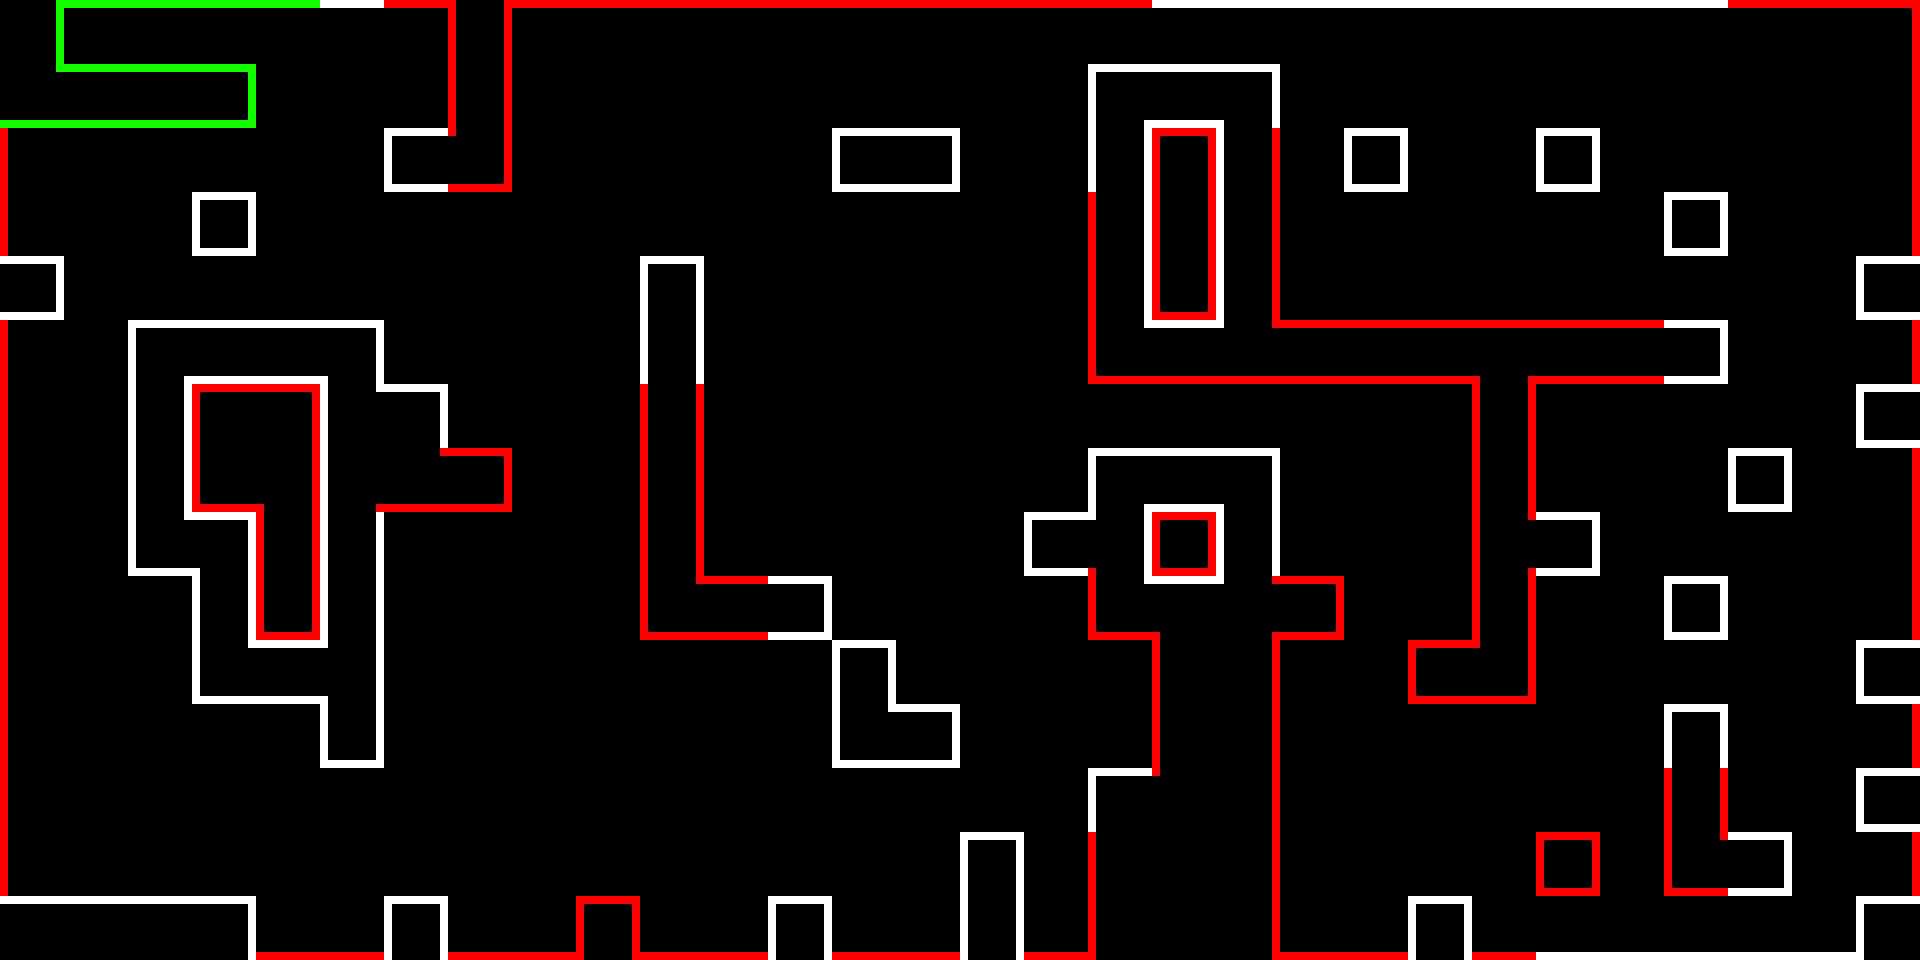

Tiled map render using the project's own tile images. Description and the whole map definition, tile-layer contents included, below:
An orthogonal 30x15 tile map with 64x64 px tiles, 3 tile layers (Base (Ground), Base (Death), Base (Victory)), 3 tilesets and 57 objects.

<map version="1.10" tiledversion="1.10.2" orientation="orthogonal" renderorder="right-down" width="30" height="15" tilewidth="64" tileheight="64" infinite="0" nextlayerid="8" nextobjectid="102">
 <editorsettings>
  <export target="Map1.lua" format="lua" />
 </editorsettings>
 <tileset firstgid="1" name="Platformer Set" tilewidth="64" tileheight="64" tilecount="49" columns="7">
  <image source="Platformer Set.png" width="448" height="448" />
 </tileset>
 <tileset firstgid="50" name="Platformer Set Red" tilewidth="64" tileheight="64" tilecount="49" columns="7">
  <image source="Platformer Set Red.png" width="448" height="448" />
 </tileset>
 <tileset firstgid="99" name="Platformer Set Green" tilewidth="64" tileheight="64" tilecount="49" columns="7">
  <image source="Platformer Set Green.png" width="448" height="448" />
 </tileset>
 <layer id="1" name="Base (Ground)" width="30" height="15">
  <data encoding="csv">
21,17,17,17,17,17,17,41,17,17,17,17,17,17,17,17,17,17,17,17,17,17,17,17,17,17,17,17,17,35,
27,42,42,46,1,1,1,41,1,1,1,1,1,1,1,1,1,34,42,36,1,1,1,1,1,1,1,1,1,21,
29,1,1,1,1,1,44,38,1,1,1,1,1,44,46,1,1,41,1,41,1,47,1,1,47,1,1,1,1,21,
29,1,1,47,1,1,1,1,1,1,1,1,1,1,1,1,1,41,1,41,1,1,1,1,1,1,47,1,1,21,
46,1,1,1,1,1,1,1,1,1,45,1,1,1,1,1,1,41,1,41,1,1,1,1,1,1,1,1,1,44,
29,1,34,42,42,36,1,1,1,1,41,1,1,1,1,1,1,40,42,28,42,42,42,20,42,42,46,1,1,21,
29,1,41,33,35,30,35,1,1,1,41,1,1,1,1,1,1,1,1,1,1,1,1,41,1,1,1,1,1,44,
29,1,41,39,23,31,27,46,1,1,41,1,1,1,1,1,1,34,42,36,1,1,1,41,1,1,1,47,1,21,
29,1,40,36,41,41,1,1,1,1,41,1,1,1,1,1,44,24,1,41,1,1,1,32,46,1,1,1,1,21,
29,1,1,41,43,41,1,1,1,1,40,42,46,1,1,1,1,40,18,13,46,1,1,41,1,1,47,1,1,21,
29,1,1,40,42,24,1,1,1,1,1,1,1,45,1,1,1,1,29,21,1,1,44,38,1,1,1,1,1,44,
29,1,1,1,1,43,1,1,1,1,1,1,1,40,46,1,1,1,29,21,1,1,1,1,1,1,45,1,1,21,
29,1,1,1,1,1,1,1,1,1,1,1,1,1,1,1,1,33,2,21,1,1,1,1,1,1,41,1,1,44,
29,1,1,1,1,1,1,1,1,1,1,1,1,1,1,45,1,29,1,21,1,1,1,1,47,1,40,46,1,21,
17,17,17,35,25,25,45,25,25,45,25,25,45,25,25,41,25,29,1,21,25,25,45,25,25,25,25,25,25,33
</data>
 </layer>
 <layer id="4" name="Base (Death)" width="30" height="15">
  <data encoding="csv">
0,0,0,0,0,0,65,89,65,65,65,65,65,65,65,65,65,65,0,0,0,0,0,0,0,0,0,65,65,83,
0,0,0,0,0,0,0,89,0,0,0,0,0,0,0,0,0,0,0,0,0,0,0,0,0,0,0,0,0,69,
77,0,0,0,0,0,0,86,0,0,0,0,0,0,0,0,0,0,93,69,0,0,0,0,0,0,0,0,0,69,
77,0,0,0,0,0,0,0,0,0,0,0,0,0,0,0,0,77,89,69,0,0,0,0,0,0,0,0,0,69,
0,0,0,0,0,0,0,0,0,0,0,0,0,0,0,0,0,77,91,69,0,0,0,0,0,0,0,0,0,0,
77,0,0,0,0,0,0,0,0,0,0,0,0,0,0,0,0,87,73,75,90,90,90,68,90,90,0,0,0,69,
77,0,0,81,83,0,0,0,0,0,89,0,0,0,0,0,0,0,0,0,0,0,0,89,0,0,0,0,0,0,
77,0,0,87,71,53,75,94,0,0,89,0,0,0,0,0,0,0,0,0,0,0,0,89,0,0,0,0,0,69,
77,0,0,0,89,0,0,0,0,0,89,0,0,0,0,0,0,52,95,0,0,0,0,80,0,0,0,0,0,69,
77,0,0,0,91,0,0,0,0,0,88,90,0,0,0,0,0,87,52,55,94,0,0,89,0,0,0,0,0,69,
77,0,0,0,0,0,0,0,0,0,0,0,0,0,0,0,0,0,77,69,0,0,92,86,0,0,0,0,0,0,
77,0,0,0,0,0,0,0,0,0,0,0,0,0,0,0,0,0,77,69,0,0,0,0,0,0,0,0,0,69,
77,0,0,0,0,0,0,0,0,0,0,0,0,0,0,0,0,0,50,69,0,0,0,0,0,0,89,0,0,0,
77,0,0,0,0,0,0,0,0,0,0,0,0,0,0,0,0,77,0,69,0,0,0,0,95,0,88,0,0,69,
0,0,0,0,73,73,0,73,73,93,73,73,0,73,73,0,73,77,0,69,73,73,0,73,0,0,0,0,0,0
</data>
 </layer>
 <layer id="6" name="Base (Victory)" width="30" height="15">
  <data encoding="csv">
118,114,114,114,114,0,0,0,0,0,0,0,0,0,0,0,0,0,0,0,0,0,0,0,0,0,0,0,0,0,
124,139,139,143,0,0,0,0,0,0,0,0,0,0,0,0,0,0,0,0,0,0,0,0,0,0,0,0,0,0,
0,0,0,0,0,0,0,0,0,0,0,0,0,0,0,0,0,0,0,0,0,0,0,0,0,0,0,0,0,0,
0,0,0,0,0,0,0,0,0,0,0,0,0,0,0,0,0,0,0,0,0,0,0,0,0,0,0,0,0,0,
0,0,0,0,0,0,0,0,0,0,0,0,0,0,0,0,0,0,0,0,0,0,0,0,0,0,0,0,0,0,
0,0,0,0,0,0,0,0,0,0,0,0,0,0,0,0,0,0,0,0,0,0,0,0,0,0,0,0,0,0,
0,0,0,0,0,0,0,0,0,0,0,0,0,0,0,0,0,0,0,0,0,0,0,0,0,0,0,0,0,0,
0,0,0,0,0,0,0,0,0,0,0,0,0,0,0,0,0,0,0,0,0,0,0,0,0,0,0,0,0,0,
0,0,0,0,0,0,0,0,0,0,0,0,0,0,0,0,0,0,0,0,0,0,0,0,0,0,0,0,0,0,
0,0,0,0,0,0,0,0,0,0,0,0,0,0,0,0,0,0,0,0,0,0,0,0,0,0,0,0,0,0,
0,0,0,0,0,0,0,0,0,0,0,0,0,0,0,0,0,0,0,0,0,0,0,0,0,0,0,0,0,0,
0,0,0,0,0,0,0,0,0,0,0,0,0,0,0,0,0,0,0,0,0,0,0,0,0,0,0,0,0,0,
0,0,0,0,0,0,0,0,0,0,0,0,0,0,0,0,0,0,0,0,0,0,0,0,0,0,0,0,0,0,
0,0,0,0,0,0,0,0,0,0,0,0,0,0,0,0,0,0,0,0,0,0,0,0,0,0,0,0,0,0,
0,0,0,0,0,0,0,0,0,0,0,0,0,0,0,0,0,0,0,0,0,0,0,0,0,0,0,0,0,0
</data>
 </layer>
 <objectgroup id="5" name="Ground">
  <object id="54" x="192" y="192" width="64" height="64" />
  <object id="55" x="384" y="128" width="64" height="64" />
  <object id="56" x="0" y="256" width="64" height="64" />
  <object id="57" x="128" y="320" width="256" height="64" />
  <object id="60" x="320" y="512" width="64" height="256" />
  <object id="61" x="128" y="384" width="64" height="192" />
  <object id="62" x="192" y="512" width="64" height="128" />
  <object id="63" x="192" y="640" width="128" height="64" />
  <object id="64" x="0" y="896" width="256" height="64" />
  <object id="65" x="384" y="896" width="64" height="64" />
  <object id="66" x="768" y="896" width="64" height="64" />
  <object id="67" x="960" y="832" width="64" height="128" />
  <object id="68" x="1088" y="768" width="64" height="64" />
  <object id="69" x="832" y="640" width="64" height="128" />
  <object id="70" x="896" y="704" width="64" height="64" />
  <object id="71" x="768" y="576" width="64" height="64" />
  <object id="72" x="640" y="256" width="64" height="128" />
  <object id="73" x="832" y="128" width="128" height="64" />
  <object id="74" x="1088" y="64" width="64" height="128" />
  <object id="75" x="1152" y="64" width="128" height="64" />
  <object id="76" x="1024" y="512" width="64" height="64" />
  <object id="77" x="1088" y="448" width="64" height="128" />
  <object id="78" x="1152" y="448" width="128" height="64" />
  <object id="79" x="1216" y="512" width="64" height="64" />
  <object id="81" x="1408" y="896" width="64" height="64" />
  <object id="83" x="1664" y="704" width="64" height="64" />
  <object id="84" x="1728" y="832" width="64" height="64" />
  <object id="85" x="1856" y="896" width="64" height="64" />
  <object id="86" x="1856" y="768" width="64" height="64" />
  <object id="87" x="1856" y="640" width="64" height="64" />
  <object id="88" x="1664" y="576" width="64" height="64" />
  <object id="89" x="1536" y="512" width="64" height="64" />
  <object id="90" x="1728" y="448" width="64" height="64" />
  <object id="91" x="1856" y="384" width="64" height="64" />
  <object id="92" x="1664" y="320" width="64" height="64" />
  <object id="93" x="1856" y="256" width="64" height="64" />
  <object id="94" x="1664" y="192" width="64" height="64" />
  <object id="95" x="1536" y="128" width="64" height="64" />
  <object id="96" x="1344" y="128" width="64" height="64" />
  <object id="98" x="320" y="384" width="128" height="64" />
 </objectgroup>
 <objectgroup id="3" name="Death">
  <object id="37" x="1152" y="320" width="512" height="64" />
  <object id="38" x="448" y="0" width="64" height="192" />
  <object id="39" x="576" y="896" width="64" height="64" />
  <object id="40" x="640" y="384" width="64" height="256" />
  <object id="41" x="704" y="576" width="64" height="64" />
  <object id="42" x="1088" y="832" width="192" height="128" />
  <object id="43" x="1152" y="640" width="128" height="192" />
  <object id="44" x="1088" y="576" width="256" height="64" />
  <object id="45" x="1088" y="192" width="64" height="192" />
  <object id="47" x="1216" y="128" width="64" height="192" />
  <object id="48" x="1472" y="384" width="64" height="320" />
  <object id="49" x="1408" y="640" width="64" height="64" />
  <object id="50" x="1664" y="768" width="64" height="128" />
  <object id="97" x="1536" y="832" width="64" height="64" />
  <object id="99" x="320" y="448" width="192" height="64" />
 </objectgroup>
 <objectgroup id="7" name="Victory">
  <object id="100" x="0" y="0" width="64" height="64" />
  <object id="101" x="0" y="64" width="256" height="64" />
 </objectgroup>
</map>